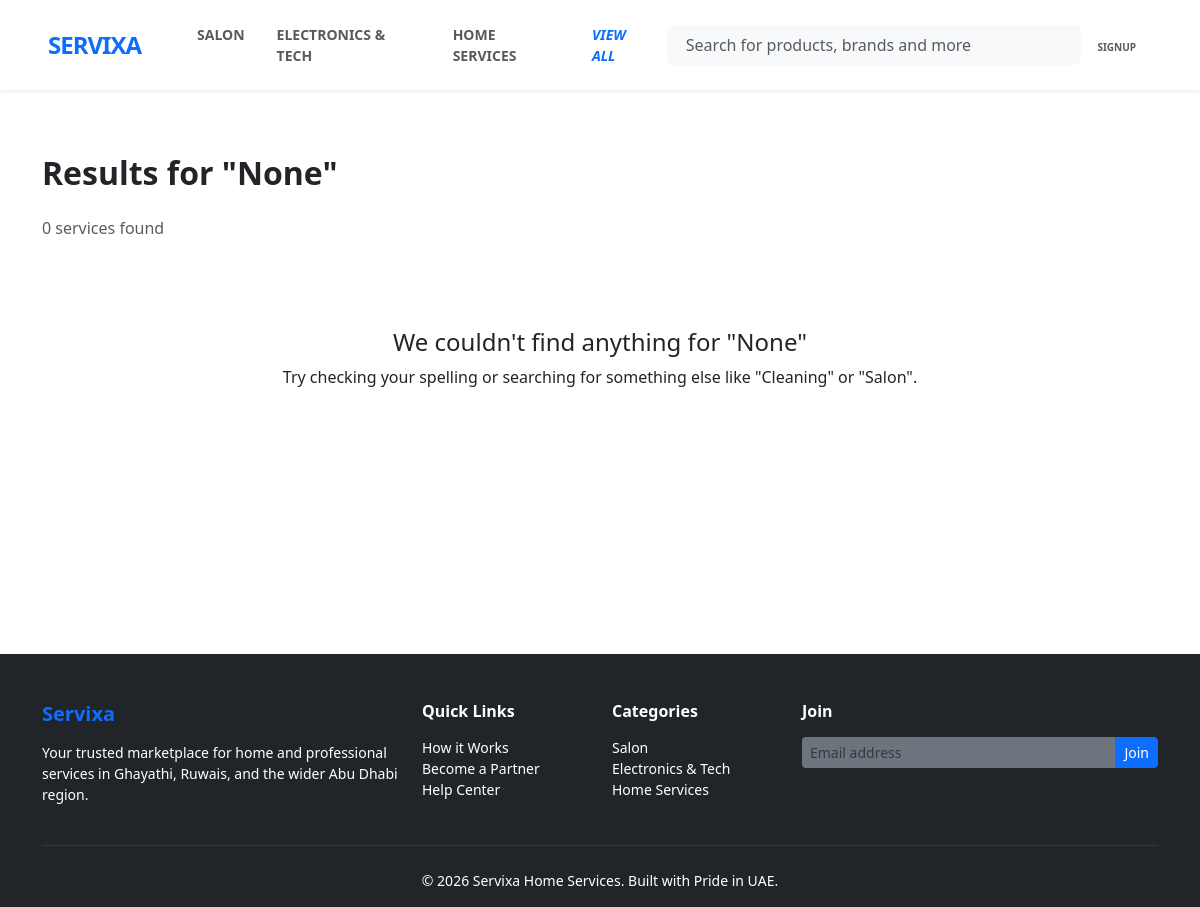
Screenshot of /services/search with the database file from the repository.
### services/models.py (models this page shows, shortened)
class Category(models.Model):
    name = models.CharField(max_length=100)
    icon = models.ImageField(upload_to='category_icons',blank=True)

### services/views.py (the view)
# urls.py: path('search',searchpage,name='search'),
def searchpage(request):
    query = request.GET.get('search')
    results = []
    if query:
        results = Service.objects.filter(Q(title__icontains = query) | Q(description__icontains = query),is_available = True)
    return render(request,'services/search.html',{'results':results,'query':query})

### booking/context_processors.py (called while the page is built)
def cat_context(request):
    all_cats = Category.objects.all()
    return {
        'nav_categories' : all_cats[:4],
        'more_categories' : all_cats[4:],
        'categories' : all_cats,
    }

### templates/services/search.html (shortened to what this page needs)
{% extends 'base.html' %}
{% block code %}
<div class="container py-5">
    <h2 class="fw-bold mb-4">Results for "{{ query }}"</h2>
    <p class="text-muted">{{ results|length }} services found</p>
    <div class="row mt-4">
        {% for service in results %}
        <div class="col-md-12 mb-4">
            <div class="card border-0 shadow-sm rounded-4 overflow-hidden p-3">
                <div class="row align-items-center">
                    <div class="col-md-3">
                        {%if service.img%}
                        <img src="{{ service.img.url }}" class="img-fluid rounded-3" alt="{{ service.title }}">
                        {%endif%}
                    </div>
                    <div class="col-md-6">
                        <h4 class="fw-bold">{{ service.title }}</h4>
                        <p class="text-muted small mb-2">{{ service.sub_cat.name }}</p>
                        <p class="text-secondary">{{ service.description|truncatewords:20 }}</p>
                        <div class="d-flex align-items-center">
                            <span class="text-warning me-2">⭐{{service.avg_rating}} </span>
                            <span class="text-muted small">({{service.review_count}} reviews)</span>
                        </div>
                    </div>
                    <div class="col-md-3 text-end">
                        <h3 class="fw-bold text-primary">AED {{ service.price }}</h3>
                        <a href="{% url 'serviceview' service.id %}" class="btn btn-outline-primary mt-2 w-100">View Details</a>
                    </div>
                </div>
            </div>
        </div>
        {% empty %}
        <div class="text-center py-5">
            <h4 class="mt-3">We couldn't find anything for "{{ query }}"</h4>
            <p>Try checking your spelling or searching for something else like "Cleaning" or "Salon".</p>
        </div>
        {% endfor %}
    </div>
</div>
{% endblock %}

### templates/base.html (shortened to what this page needs)
<!DOCTYPE html>
<html lang="en">
<head>
    <link href="https://cdn.jsdelivr.net/npm/bootstrap@5.3.8/dist/css/bootstrap.min.css" rel="stylesheet">
</head>
<body >
    <header>
        <nav class="navbar navbar-expand-lg navbar-light bg-white py-3 shadow-sm sticky-top">
            <div class="container-fluid px-lg-5">
                <a class="navbar-brand fw-bold fs-4" href="{% url 'home' %}" style="letter-spacing: -1px;">
                    <span class="text-primary">SERVIXA</span>
                </a>
                <div class="collapse navbar-collapse" id="mainNav">
                    <ul class="navbar-nav me-auto mb-2 mb-lg-0 ms-lg-4 fw-semibold small text-uppercase">
                        {%for cat in nav_categories %}
                            <li class="nav-item"><a class="nav-link px-3" href="{% url 'catview' cat.id %}">{{cat.name}}</a>
                            </li>
                        {%endfor%}
                        <li class = "nav-item">
                            <a href="{% url 'allcats' %}" class="nav-link px-3 fw-bold text-primary"><i>View All</i></a>
                        </li>
                    </ul>
                    <form action="{% url 'search' %}" method="GET" class="d-flex mx-auto col-lg-5 position-relative">
                        <div class="input-group bg-light rounded-2 border-0">
                            <span class="input-group-text bg-transparent border-0 pe-0 text-muted">
                            </span>
                            <input class="form-control bg-transparent border-0 py-2 ps-2 small" type="search" name="search"
                                placeholder="Search for products, brands and more" value="{{ request.GET.search }}">
                        </div>
                    </form>
                    <div class="navbar-nav ms-auto align-items-center">
                        {%if user.is_authenticated %}
                            {% if user.role == 'customer' %}
                                <a href="{% url 'profile' %}" class="nav-link text-center px-3">
                                    <i class="bi bi-person fs-5 d-block"></i>
                                    <span style="font-size: 10px;" class="fw-bold text-uppercase">{{user.username}}</span>
                                </a>
                            {% elif user.role == 'admin' %}
                                <a href="{% url 'admin_dashboard' %}" class="nav-link text-center px-3">
                                    <i class="bi bi-person fs-5 d-block"></i>
                                    <span style="font-size: 10px;" class="fw-bold text-uppercase">Dashboard</span>
                                </a>
                            {% else %}
                                <a href="{% url 'dashboard' %}" class="nav-link text-center px-3">
                                    <i class="bi bi-person fs-5 d-block"></i>
                                    <span style="font-size: 10px;" class="fw-bold text-uppercase">Dashboard</span>
                                </a>
                            {%endif%}
                        {%else%}
                            <a href="{% url 'login' %}" class="nav-link text-center px-3">
                                <span style="font-size: 10px;" class="fw-bold text-uppercase">Signup</span>
                            </a>
                        {% endif %}
                    </div>
                </div>
            </div>
        </nav>
    </header>
    <div style="min-height: 500px;">
    {% block code %}
    {%endblock%}
    </div>
    <footer class="bg-dark text-white pt-5 pb-3 mt-5">
        <div class="container">
            <div class="row g-4">
                <div class="col-md-4">
                    <h5 class="fw-bold text-primary mb-3">Servixa</h5>
                    <p class="small text-white">Your trusted marketplace for home and professional services in Ghayathi, Ruwais, and the wider Abu Dhabi region.</p>
                </div>
                <div class="col-md-2">
                    <h6 class="fw-bold mb-3">Quick Links</h6>
                    <ul class="list-unstyled small">
                        <li><a href="#" class="text-white text-decoration-none">How it Works</a></li>
                        <li><a href="#" class="text-white text-decoration-none">Become a Partner</a></li>
                        <li><a href="#" class="text-white text-decoration-none">Help Center</a></li>
                    </ul>
                </div>
                <div class="col-md-2">
                    <h6 class="fw-bold mb-3">Categories</h6>
                    <ul class="list-unstyled small">
                        {% for cat in nav_categories %}
                            <li><a href="#" class="text-white text-decoration-none">{{ cat.name }}</a></li>
                        {% endfor %}
                    </ul>
                </div>
                <div class="col-md-4">
                    <h6 class="fw-bold mb-3">Join</h6>
                    <div class="input-group mb-3">
                        <input type="text" class="form-control form-control-sm bg-secondary border-0 text-white" placeholder="Email address">
                        <button class="btn btn-primary btn-sm">Join</button>
                    </div>
                </div>
            </div>
            <hr class="my-4 border-secondary">
            <div class="text-center small text-white">
                &copy; 2026 Servixa Home Services. Built with Pride in UAE.
            </div>
        </div>
    </footer>
</body>
</html>

### rows the page displays
Category: name "SALON", name "Salon"
Category: name "ELECTRONICS & TECH", name "Electronics & Tech"
Category: name "HOME SERVICES", name "Home Services"

### other values shown
{{ query }} "None"
{{ results|length }} "0"
